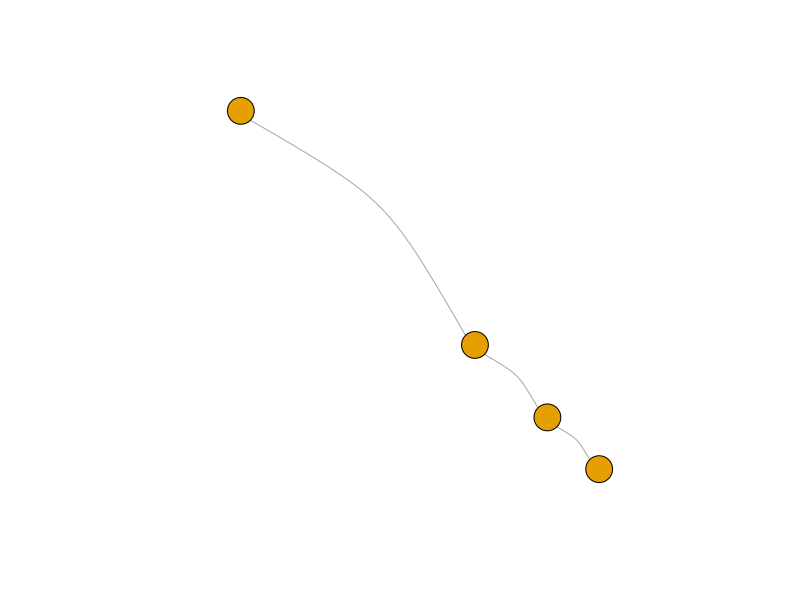
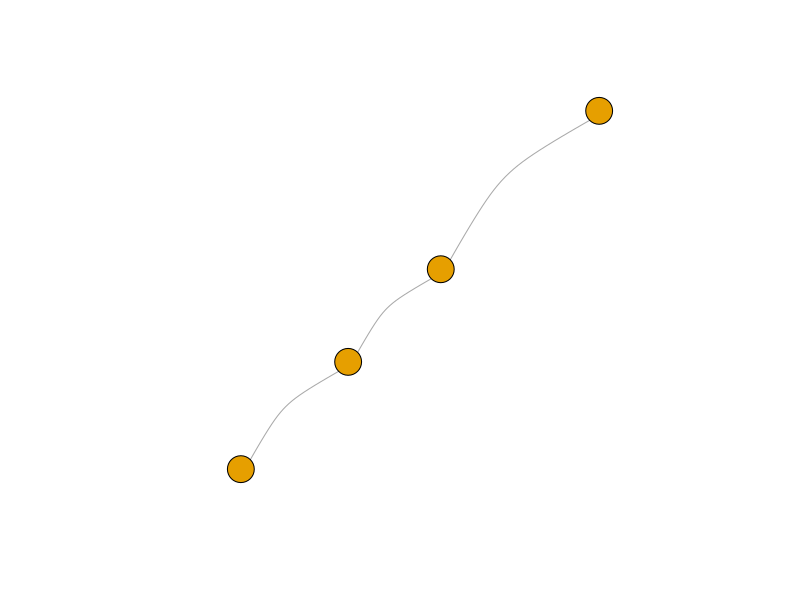
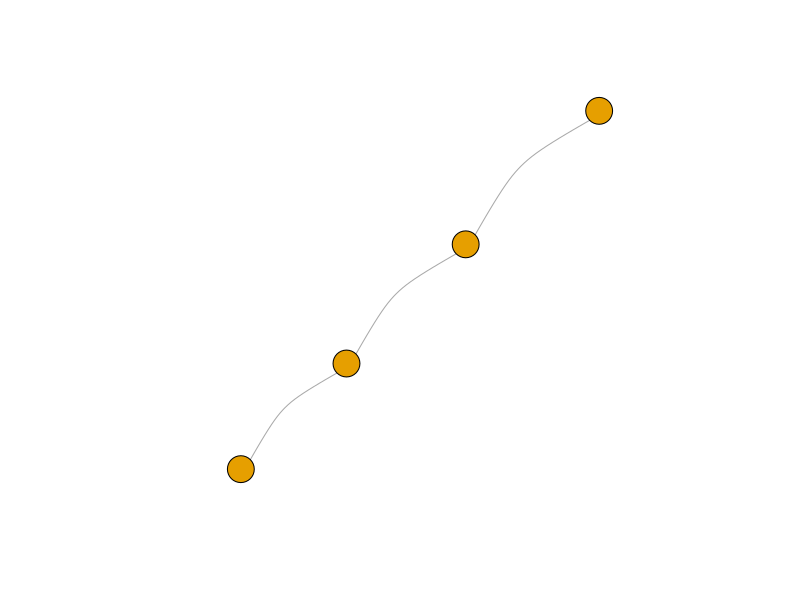
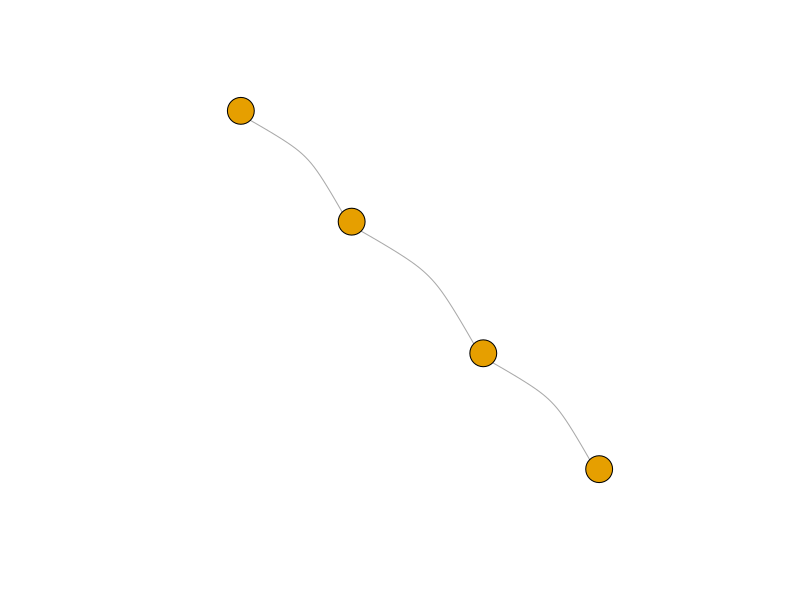
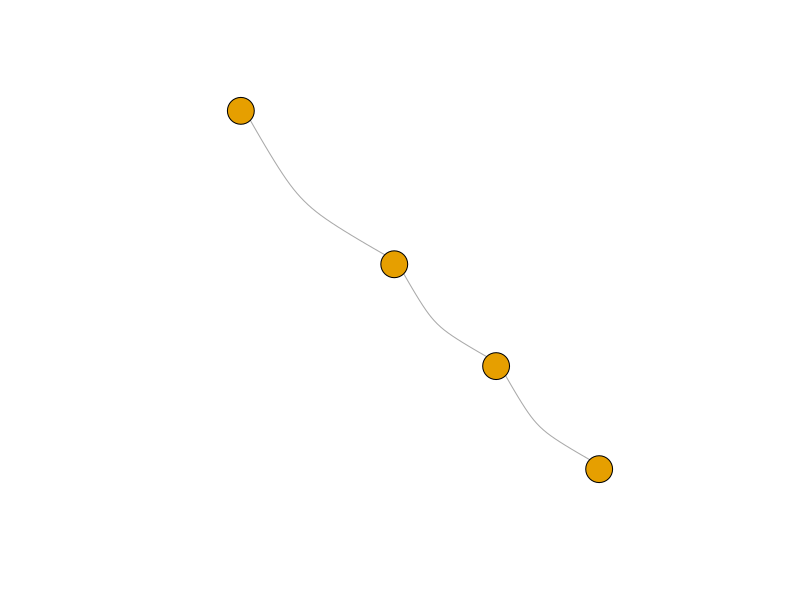
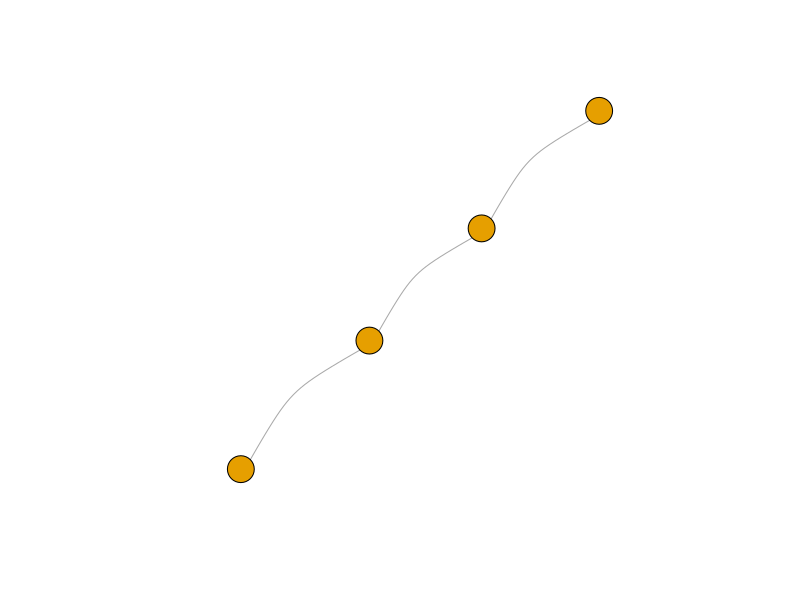
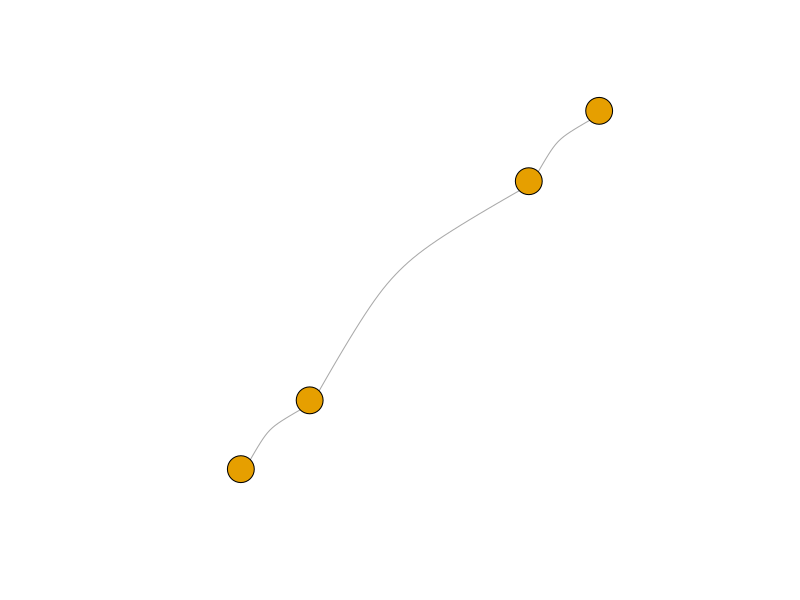
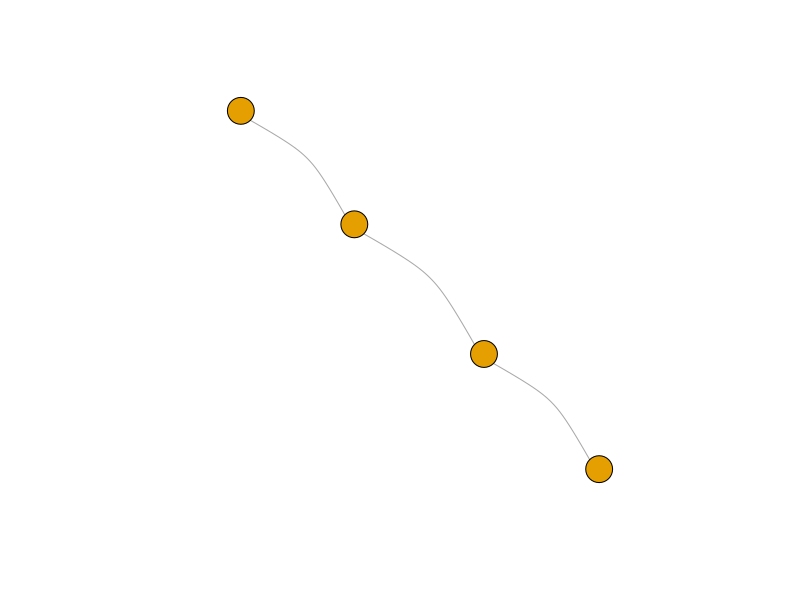

R code for these plots, in order: (Note: this script raises an error after producing the figures.)
#############################_Libraries_##########################
setwd(dirname(rstudioapi::getSourceEditorContext()$path))
getwd()
Sys.setenv(LANG = "en")

if (!("igraph" %in% rownames(installed.packages()))) install.packages("igraph")
library(igraph)

#############################_Graph_generation_#######################
#' Losowy obrót dla rysunku grafu - layout_in_circle() psuje losowość
#'
#' @param graph List
#' @return matrix
#'
randomLayout <- function(graph)
{
  rotation <- runif(1, 0, 2*pi)
  layout <- layout_in_circle(graph)
  return(cbind(cos(rotation) * layout[,1] - sin(rotation) * layout[,2], sin(rotation) * layout[,1] + cos(rotation) * layout[,2]))
}

#' Tworzy katalog do zapisu grafów
#'
#' @param vertexNo int - liczba wierzchołków
#' @param fileName string - nazwa grafu
#' @return string - ścieżka
#'
createDir <- function(vertexNo, fileName)
{
  dir.create(as.character(vertexNo), showWarnings = FALSE)
  dir.create(file.path(vertexNo, fileName), showWarnings = FALSE)
  pathName <- paste0(vertexNo, '/', fileName)
  unlink(paste0(pathName, "/*"))
  return(pathName)
}

#' Rysuj graf
#'
#' @param graph Graph - Graf do narysowania
#' @param pathName string - Ścieżka
#' @param fileName string - Nazwa pliku
#' @param vertexNo int - liczba wierzchołków
#' @param i int - Numer iteracji
#' @param plotCurve float
#' @return void
#'
plotGraphHelper <- function(graph, pathName, fileName, vertexNo, i, plotCurve)
{
  png(file.path(pathName, paste0(fileName, "-", vertexNo, "-", i, ".png")), width = 800, height = 600)
  plot(graph, vertex.label = NA, edge.curved = plotCurve)
  dev.off()
}

#' Graf ścieżka N wierzchołków, nieskierowany
#'
#' @param N int - liczba rysunków
#' @param vertexNo int - liczba wierzchołków
#' @param plotCurve float
#' @return void
#'
plotPaths <- function(N, vertexNo, plotCurve)
{
  fileName <- 'path'
  pathName <- createDir(vertexNo, fileName)
  definition <- c()
  for (index in 1:(vertexNo-1))
  {
    definition <- c(definition, index, index + 1)
  }
  definitionMatrix <- matrix(definition, ncol = 2, byrow = TRUE)
  
  for (i in 1:N)
  {
    graph <- graph_from_edgelist(definitionMatrix, directed = FALSE)
    E(graph)$weight <- runif(ecount(graph))
    plotGraphHelper(graph, pathName, fileName, vertexNo, i, plotCurve)
  }
}

#' Graf cykliczny N wierzchołków, 100% pewności na połączenie wierzchołków, nieskierowany
#'
#' @param N int - liczba rysunków
#' @param vertexNo int - liczba wierzchołków
#' @param plotCurve float
#' @return void
#'
plotCycles <- function(N, vertexNo, plotCurve)
{
  fileName <- 'cycle'
  pathName <- createDir(vertexNo, fileName)
  for (i in 1:N)
  {
    graph <- make_ring(vertexNo, directed = FALSE)
    plotGraphHelper(graph, pathName, fileName, vertexNo, i, plotCurve)
  }
}

#' Graf pełny N wierzchołków, 100% pewności na połączenie wierzchołków, nieskierowany
#'
#' @param N int - liczba rysunków
#' @param vertexNo int - liczba wierzchołków
#' @param plotCurve float
#' @return void
#'
plotFullGraphs <- function(N, vertexNo, plotCurve)
{
  fileName <- 'full'
  pathName <- createDir(vertexNo, fileName)
  for (i in 1:N)
  {
    graph <- graph.full(vertexNo, directed = FALSE)
    E(graph)$weight <- runif(ecount(graph))
    plotGraphHelper(graph, pathName, fileName, vertexNo, i, plotCurve)
  }
}

#' Graf spójny N wierzchołków
#'
#' @param N int - liczba rysunków
#' @param vertexNo int - liczba wierzchołków
#' @param plotCurve float
#' @return void
#'
plotConnectedGraphs <- function(N, vertexNo, plotCurve)
{
  fileName <- 'connected'
  pathName <- createDir(vertexNo, fileName)
  for (i in 1:N)
  {
    graph <- graph(c(1, 2, 2, 3, 3, 4, 4, 5, 5, 1, 1, round(runif(1, 1, 10)), 2, round(runif(1, 1, 10)), 3, round(runif(1, 1, 10)) , 4, round(runif(1, 1, 10)) , 5, round(runif(1, 1, 10))))
    plotGraphHelper(graph, pathName, fileName, vertexNo, i, plotCurve)
  }
}

#' Graf dwudzielny N wierzchołków
#'
#' @param N int - liczba rysunków
#' @param vertexNo int - liczba wierzchołków
#' @param plotCurve float
#' @return void
#'
plotBipartiteGraphs <- function(N, vertexNo, plotCurve)
{
  fileName <- 'bipartite'
  pathName <- createDir(vertexNo, fileName)
  for (i in 1:N)
  {
    graph <- make_full_bipartite_graph(vertexNo/2, vertexNo/2, directed = FALSE)
    E(graph)$weight <- runif(ecount(graph))
    plotGraphHelper(graph, pathName, fileName, vertexNo, i, plotCurve)
  }
}

#' Graf pusty N wierzchołków
#'
#' @param N int - liczba rysunków
#' @param vertexNo int - liczba wierzchołków
#' @param plotCurve float
#' @return void
#'
plotEmptyGraphs <- function(N, vertexNo, plotCurve)
{
  fileName <- 'empty'
  pathName <- createDir(vertexNo, fileName)
  for (i in 1:N)
  {
    graph <- make_empty_graph(vertexNo, directed = FALSE)
    plotGraphHelper(graph, pathName, fileName, vertexNo, i, plotCurve)
  }
}

#' Graf drzewa N wierzchołków, nieskierowany
#'
#' @param N int - liczba rysunków
#' @param vertexNo int - liczba wierzchołków
#' @param plotCurve float
#' @param treeType string - typ drzewa ("binary", "random")
#' @return void
#'
plotTrees <- function(N, vertexNo, plotCurve, treeType = "random")
{
  fileName <- paste0('tree-', treeType)
  pathName <- createDir(vertexNo, fileName)
  
  for (i in 1:N)
  {
    if (treeType == "binary")
    {
      graph <- make_tree(vertexNo, children = 2, mode = "undirected") # Drzewo binarne o liczbie wierzchołków vertexNo
    }
    else if (treeType == "random")
    {
      graph <- sample_tree(vertexNo, directed = FALSE) # Losowe drzewo rozpinające (drzewo losowe)
    }
    else
    {
      stop("Nieznany typ drzewa. Dostępne opcje to 'binary' lub 'random'.")
    }
    E(graph)$weight <- runif(ecount(graph))
    plotGraphHelper(graph, pathName, fileName, vertexNo, i, plotCurve)
  }
}

#' Graf hiper-kostki o N wymiarach
#'
#' @param N int - liczba rysunków
#' @param No int - liczba wymiarów (czyli liczba bitów w ciągach binarnych)
#' @param plotCurve float
#' @return void
#'
plotHypercube <- function(N, No, plotCurve) {
  fileName <- 'hypercube'
  pathName <- createDir(No, fileName)
  generate_hypercube_edges <- function(dim)
  {
    num_vertices <- 2^dim
    edges <- matrix(nrow = 0, ncol = 2)
    vertices <- expand.grid(rep(list(c(0, 1)), dim))
    vertices <- as.matrix(vertices)
    for (i in 1:(num_vertices - 1))
    {
      for (j in (i + 1):num_vertices)
      {
        if (sum(vertices[i, ] != vertices[j, ]) == 1)
        {
          edges <- rbind(edges, c(i, j))
        }
      }
    }
    return(edges)
  }
  
  for (i in 1:N)
  {
    edges <- generate_hypercube_edges(No)
    graph <- graph_from_edgelist(edges, directed = FALSE)
    E(graph)$weight <- runif(ecount(graph))
    plotGraphHelper(graph, pathName, fileName, No, i, plotCurve)
  }
}

plotPaths(500, 4, 0.3)
plotCycles(500, 4, 0.3)
plotFullGraphs(500, 4, 0.3)
plotEmptyGraphs(200, 4, 0.3)
# plotTrees(500, 4, 0.3, "random")
plotTrees(500, 4, 0.3, "binary")
# plotHypercube(500, 4, 0.3)

plotPaths(500, 5, 0.3)
plotCycles(500, 5, 0.3)
plotFullGraphs(500, 5, 0.3)
plotEmptyGraphs(500, 5, 0.3)
# plotTrees(500, 5, 0.3, "random")
plotTrees(500, 5, 0.3, "binary")
# plotHypercube(500, 5, 0.3)

plotPaths(500, 6, 0.3)
plotCycles(500, 6, 0.3)
plotFullGraphs(500, 6, 0.3)
plotEmptyGraphs(500, 6, 0.3)
# plotTrees(500, 6, 0.3, "random")
plotTrees(500, 6, 0.3, "binary")
# plotHypercube(500, 6, 0.3)

plotPaths(500, 7, 0.3)
plotCycles(500, 7, 0.3)
plotFullGraphs(500, 7, 0.3)
plotEmptyGraphs(500, 7, 0.3)
# plotTrees(500, 7, 0.3, "random")
plotTrees(500, 7, 0.3, "binary")
# plotHypercube(500, 7, 0.3)
